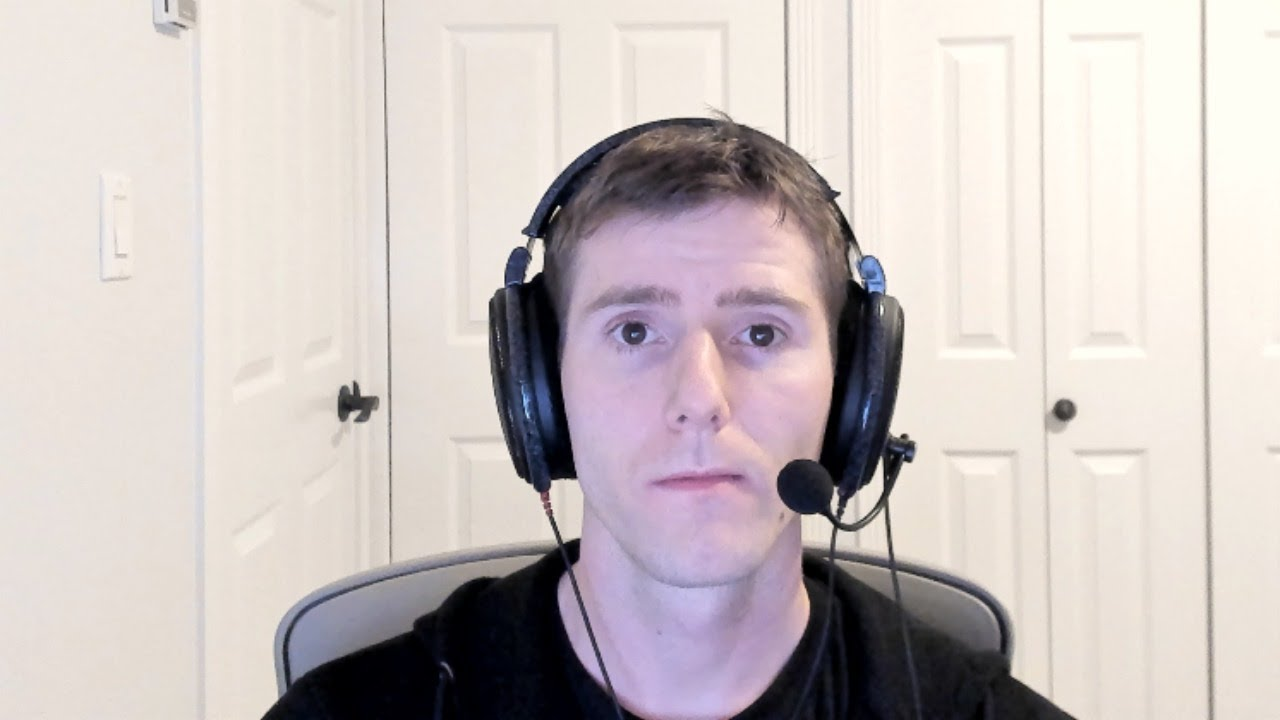
#> input picture Team Members/Oliver Buch/face_detect/cri.jpg, 1280 x 720 px
$ jupyter execute --allow-errors face_recognition_revised.ipynb
#> lines starting #> are read from the running program, lines starting #| are printed output that depends on the picture; after the words box and inside, x2 and y2 are one past the last pixel; in counts of white or black regions, pixels touching at a corner belong together
# Let's Build An AI Face Detector!

In just a couple, simple lines you will be able to build your very own face detector where you can input a image url and the face detector will draw boxes around the faces before displaying the results of **AI face detection.**

### Theory Behind the Model
First the face detector splits the image into multiple small sections. For each section, it first runs a series of general facial tests. The sections that pass these tests move on to the next, more specific, facial tests and the ones that don't pass are disregarded. On the sections that the face detector is unsure about, it runs more and more tests (a total of 6000) until the face detector can be positive that the section is part of a face. It is like a cascade, or waterfall, of tests which is why the face detector we use is called a cascade classifier.

### Dependencies

First we will import the dependencies, or libraries, necessary for this project. The dependencies are OpenCV for the face detector, skimage for reading an image from a url, and pyplot for displaying the image in this notebook.

[cell 1]
#import dependencies
import cv2
from skimage import io
import matplotlib.pyplot as plt

### Getting the Image and Classifier

Here we will get the face detector from the OpenCV library and store it in the faceCascade library. We then put the image address/url of the image. The example url below is an image of a group of four people. If you want, you can also upload a picture of yourself to google colab and put the filepath instead of the url to run facial detection on images from your own computer.

[cell 2]
#get the cascade classifier from the cv2 filepath
faceCascade = cv2.CascadeClassifier(cv2.data.haarcascades + 'haarcascade_frontalface_default.xml')

#url of the image
url = "https://image.shutterstock.com/image-photo/young-successful-team-four-business-260nw-289449125.jpg"

### Preprocessing the Image

We first use the io.imread() function to get the image from the url. However, we need to convert it to grayscale format because we are using the OpenCV classifier. The io image originally comes in RGB color. This is the image we will use to display the boxes around the faces. We also need to convert the image to grayscale as the OpenCV model only works on grayscale faces.

#> (a cell that did not finish here is left out)

## Displaying the Image

We set axis to off to avoid the annoying tickmarks on the x and y axis of a pyplot plot. We then use the pyplot imshow and then show functions to show the image. We also want to view the grayscale version of the image so we do the same thing but set the image color map parameter to gray.

[cell 4]
plt.axis("off")
#> (the rest of this cell did not finish here and is left out)

[cell 5]
plt.axis("off")
#> (the rest of this cell did not finish here and is left out)

### Detect the Faces
We execute the detectMultiScale method to detect the faces.

* The first input is the **grayscale image** we want to use for detection.

* **scaleFactor** is used if the image is too large and we make it smaller by a factor of 1.1 as the face detector can only detect faces in a certain range of sizes.

* **minNeighbors** is one of the most important parameters in the model. Remember, the image is first split into many small sections before classification. If minNeighbors is 5, there must be 5 other parts, or sections, of a face around a certain section if that section can be classified as part of a face (because usually one part of the face is surrounded by other parts). If you make minNeighbors larger, than the model will be much more sure about the faces it detects but it might miss some faces. If you make this smaller, the model will detect more faces but it will also make more mistakes.

* **minSize** is the minimum size a face must be in order for it to be viable for detection.

The method will output the coordinates of all the faces found.

#> (a cell that did not finish here is left out)

### Display the Results

The display will first output the length of the list of faces, or the number of faces, to the user. Then, for each of the face coordinates, cv2 will draw a green rectangle around the faces. Finally cv2_imshow function will display the main image with the rectangles drawn on top.

#> (a cell that did not finish here is left out)

## Try some images of your own.
There are some other images in this folder you can experiment with, or you can use your own image to try and detect faces!

[cell 8]
# Your code here

#imports
import cv2
from skimage import io
import matplotlib.pyplot as plt

#get the cascade classifier from the cv2 filepath
faceCascade = cv2.CascadeClassifier(cv2.data.haarcascades + 'haarcascade_frontalface_default.xml')

#URL of the image
url = "cri.jpg"

#read the picture from the url and turn it to BGR format
picture = io.imread(url)
#> picture is the input picture: shape (720, 1280, 3); mean R, G, B 203, 193.9, 192.5

#convert picture to greyscale
gray = cv2.cvtColor(picture, cv2.COLOR_RGB2GRAY)
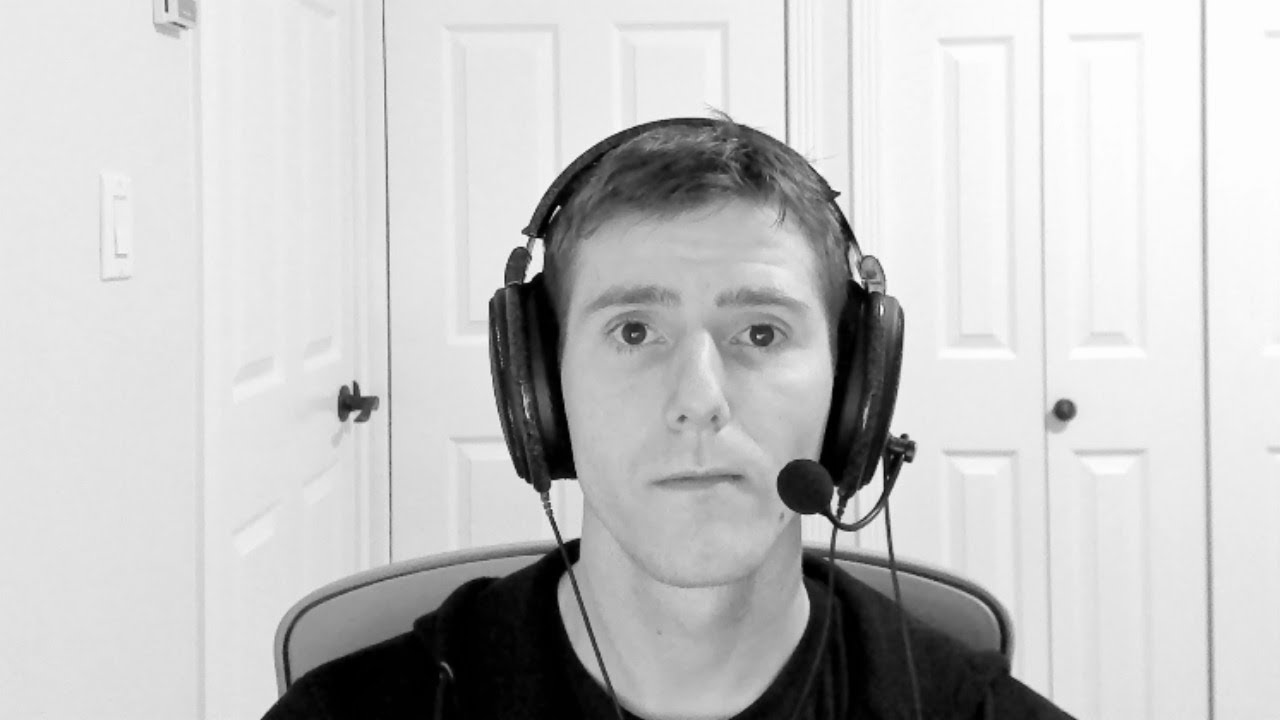
#> gray: shape (720, 1280); min 0, max 254, mean 196.5

#Display the image
plt.axis("off")
plt.imshow(picture)
plt.show()

#plt.axis("off")
#plt.imshow(gray, cmap="gray")
#plt.show()

#Detect faces in image
faces = faceCascade.detectMultiScale(
    gray,
    scaleFactor=1.1,
    minNeighbors=5,
    minSize=(30,30),
    flags = cv2.CASCADE_SCALE_IMAGE
)
#> faces = [[523, 196, 352, 352]]

#print the number of faces found
print(f"Found {len(faces)} faces")
#| Found 1 faces

#Draw a rectangle around the faces
for (x, y, w, h) in faces:
    cv2.rectangle(picture, (x, y), (x+w, y+h), (0, 255, 0), 2)
#> this loop made 1 pass
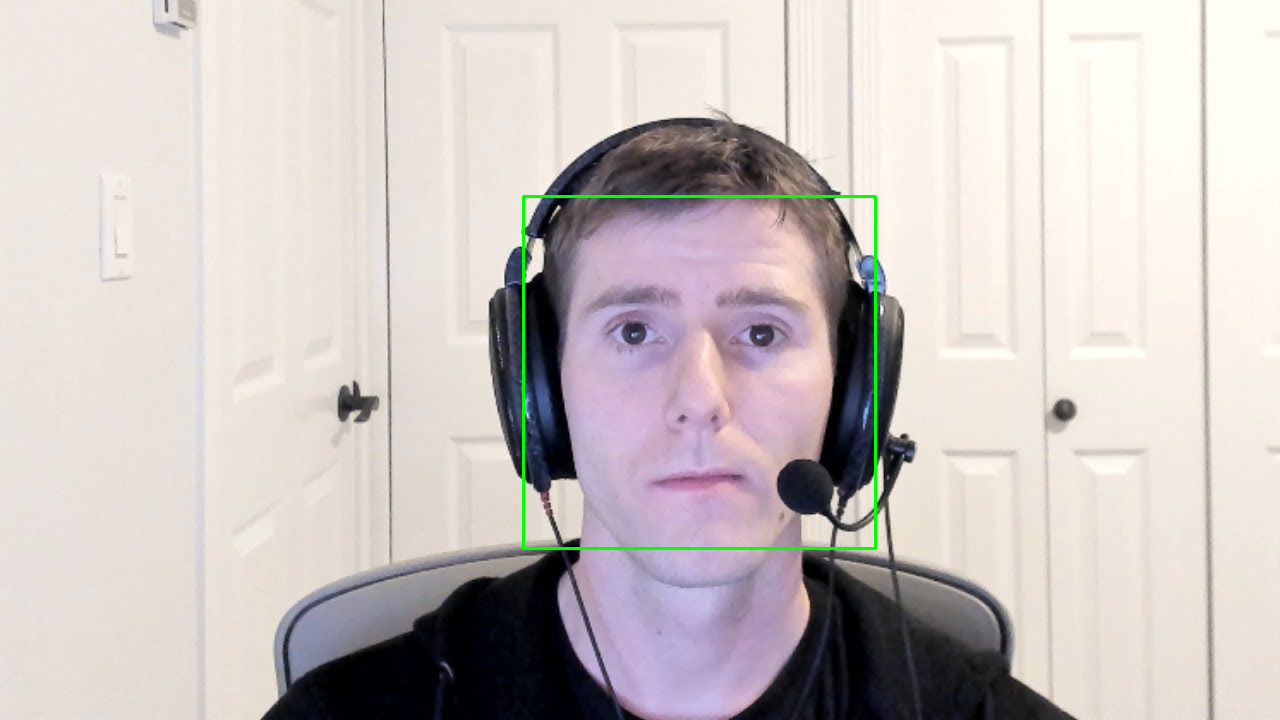
#> picture: shape (720, 1280, 3); 0.46% of pixels changed, all inside (x1, y1, x2, y2) = (522, 195, 877, 550)

#Show the image with the rectangle drawn around it
plt.axis("off")
plt.imshow(picture)
plt.show()


#try out other classifiers ()
